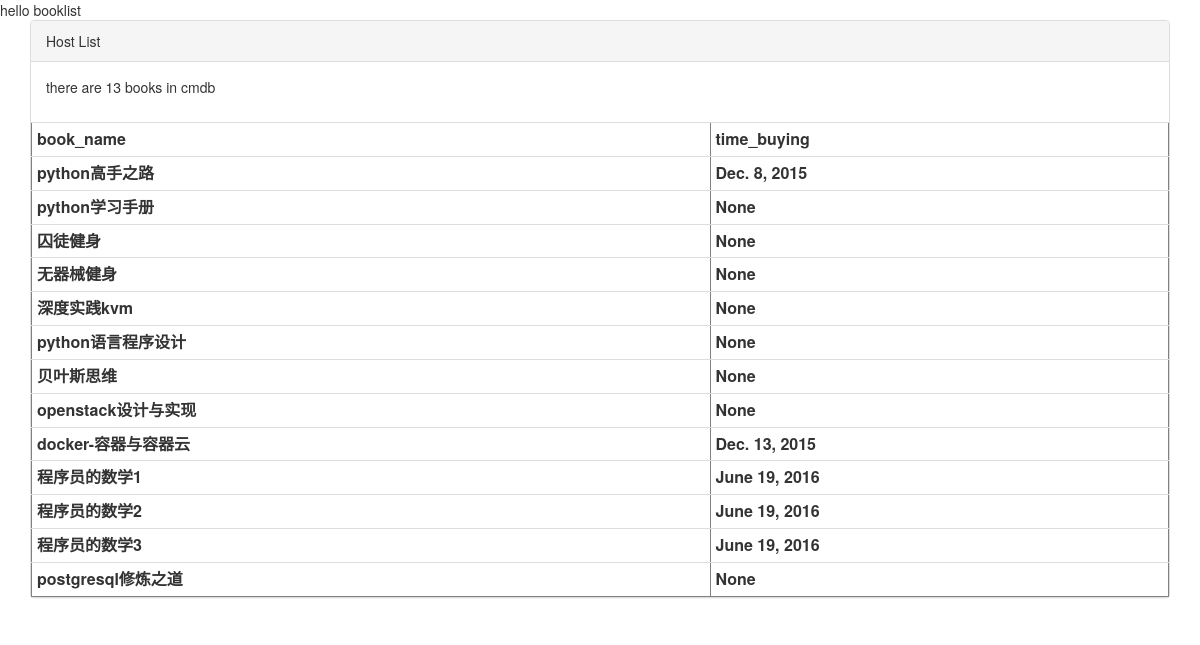
Before: / with the older database file.
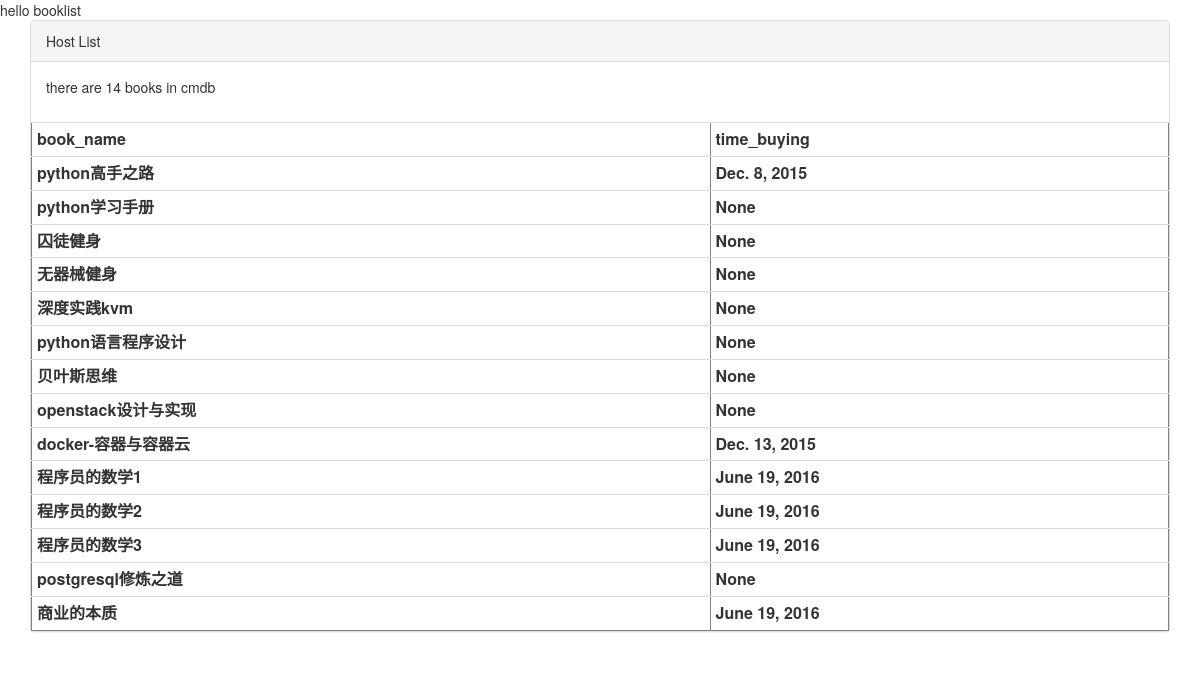
After: the same page with the newer database file.
### main/models.py (models this page shows, shortened)
class Book(models.Model):
	book_name = models.CharField(max_length=40)
	time_buying = models.DateField(null=True, blank=True)
	category = models.ManyToManyField(Category)

### main/views.py (the view)
# urls.py: url(r'^$','main.views.booklist'),
def booklist(request):
	books = Book.objects.all()
	return render(request, 'booklist.html', {'books':books})

### main/templates/booklist.html (shortened to what this page needs)
{% load bootstrap3 %}
{% bootstrap_css %}
<html>
<body>
hello booklist
<div class="container">
<div class="panel panel-default">
<div class="panel-heading">Host List</div>
<div class="panel-body">
	<p>there are {{ books|length }} books in cmdb </p>
</div>
<table border="1" class="table table-condensed">
<tr>
<th>book_name</th>
<th>time_buying</th>
</tr>
{% for b in books %}
        <tr>
                <th>{{ b.book_name }} </th>
                <th>{{ b.time_buying }} </th>
        </tr>
{% endfor %}
</table>
</body>
</html>

Changed rows visible on the page:
added Book: book_name "商业的本质", time_buying "June 19, 2016"
Other visible differences:
{{ books|length }}: "13" → "14"
